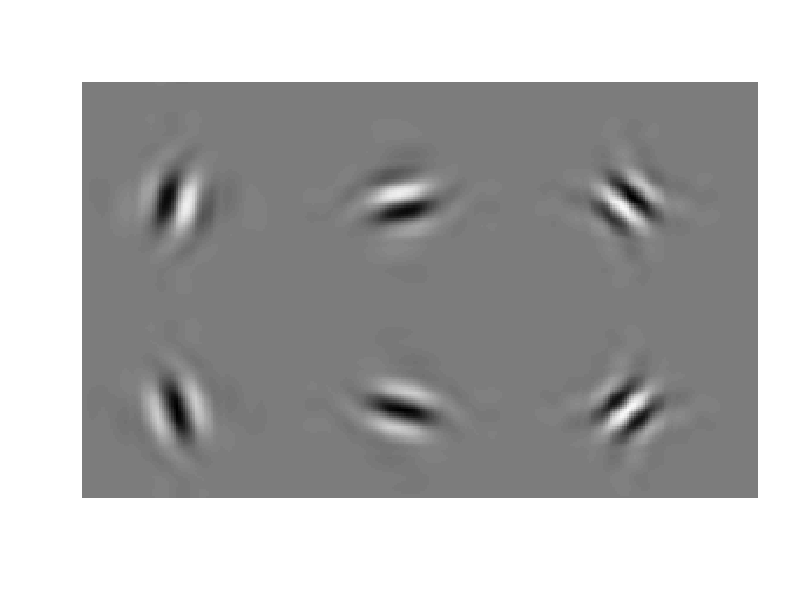

This chart was generated by the following R code:
library(waveslim)


### Name: Dualtree
### Title: Dual-tree Complex Discrete Wavelet Transform
### Aliases: dualtree idualtree dualtree2D idualtree2D
### Keywords: ts

### ** Examples

## EXAMPLE: dualtree
x = rnorm(512)
J = 4
Faf = FSfarras()$af
Fsf = FSfarras()$sf
af = dualfilt1()$af
sf = dualfilt1()$sf
w = dualtree(x, J, Faf, af)
y = idualtree(w, J, Fsf, sf)
err = x - y
max(abs(err))

## Example: dualtree2D
x = matrix(rnorm(64*64), 64, 64)
J = 3
Faf = FSfarras()$af
Fsf = FSfarras()$sf
af = dualfilt1()$af
sf = dualfilt1()$sf
w = dualtree2D(x, J, Faf, af)
y = idualtree2D(w, J, Fsf, sf)
err = x - y
max(abs(err))

## Display 2D wavelets of dualtree2D.m

J <- 4
L <- 3 * 2^(J+1)
N <- L / 2^J
Faf <- FSfarras()$af
Fsf <- FSfarras()$sf
af <- dualfilt1()$af
sf <- dualfilt1()$sf
x <- matrix(0, 2*L, 3*L)
w <- dualtree2D(x, J, Faf, af)
w[[J]][[1]][[1]][N/2, N/2+0*N] <- 1
w[[J]][[1]][[2]][N/2, N/2+1*N] <- 1
w[[J]][[1]][[3]][N/2, N/2+2*N] <- 1
w[[J]][[2]][[1]][N/2+N, N/2+0*N] <- 1
w[[J]][[2]][[2]][N/2+N, N/2+1*N] <- 1
w[[J]][[2]][[3]][N/2+N, N/2+2*N] <- 1
y <- idualtree2D(w, J, Fsf, sf)
image(t(y), col=grey(0:64/64), axes=FALSE)
